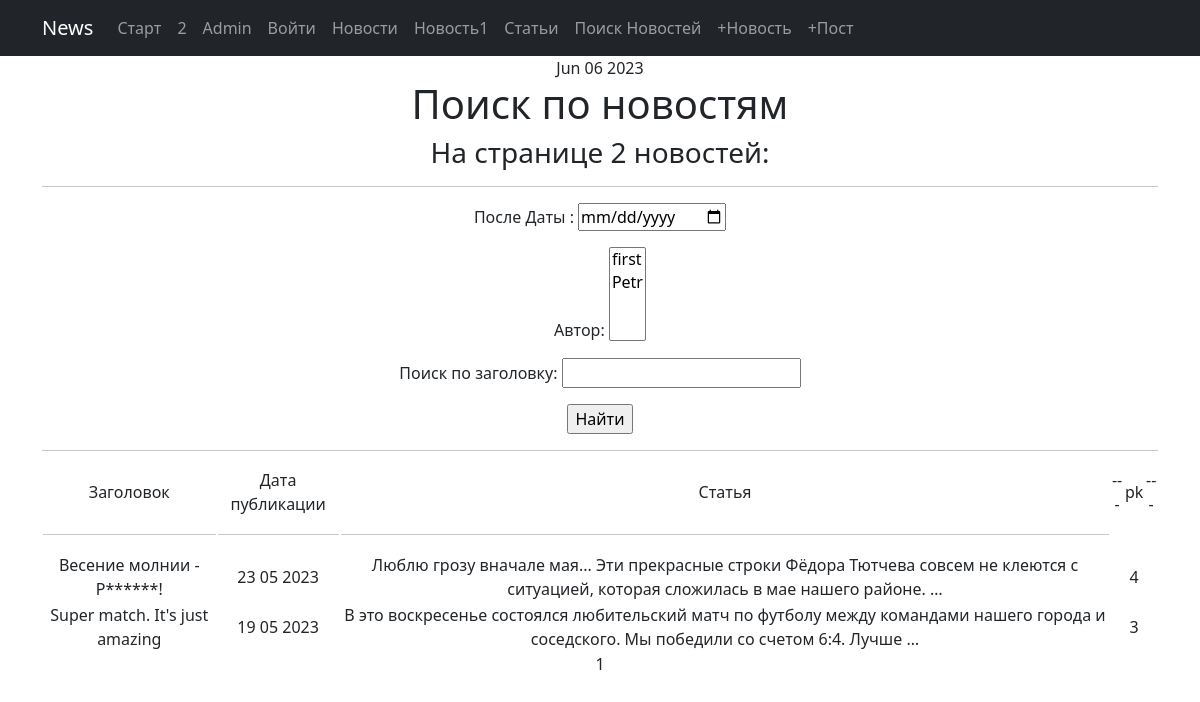
Page /news/search/ on the earlier database version.
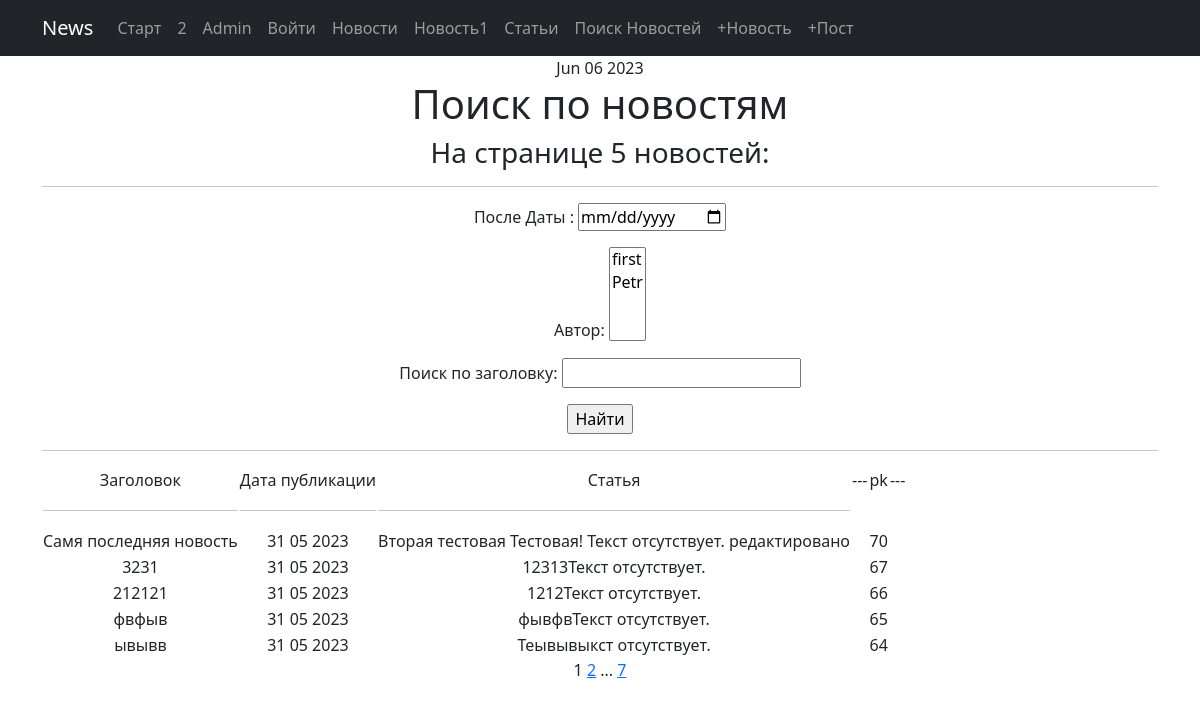
Same page on the later database version.
### News_Portal/models.py (models this page shows, shortened)
class Post(models.Model):
    article = 'AR'
    news = 'NE'
    POSITIONS = [
        (article, 'Статья'),
        (news, 'Новость')
    ]
    author = models.ForeignKey('Author', on_delete=models.CASCADE)  # связь «один ко многим» с моделью Author;
    position = models.CharField(max_length=2, choices=POSITIONS, default=article)  # «статья» или «новость»;
    date_time = models.DateTimeField(auto_now_add=True)  # автоматически добавляемая дата и время создания;
    category = models.ManyToManyField('Category', through='PostCategory')  # связь «многие ко многим»
    title = models.CharField(max_length=50, unique=True)  # заголовок статьи/новости;
    text = models.TextField(default="Текст отсутствует.")  # текст статьи/новости;
    ratio = models.IntegerField(default=0)  # рейтинг статьи/новости."

### News_Portal/views.py (the view)
# urls.py: path('search/', SearchNe.as_view()),
class SearchNe(ListView):
    queryset = Post.objects.filter(position='NE').order_by('-date_time')
    template_name = 'search.html'
    context_object_name = 'news_list'
    paginate_by = 5
    def get_queryset(self):
        queryset = super().get_queryset()
        self.filterset = PostFilter(self.request.GET, queryset)
        return self.filterset.qs
    def get_context_data(self, **kwargs):
        context = super().get_context_data(**kwargs)
        context['filterset'] = self.filterset
        return context

### News_Portal/models.py (called while the page is built)
    def __str__(self):
        return self.author_name

### News_Portal/templatetags/custom_filters.py (called while the page is built)
@register.filter()
def censor(some_text, bad=bad_words):
    if not isinstance(some_text, str):
        raise NotAString()
    for bad_word in bad:
        i = -2
        while i != -1:
            i = some_text.lower().find(bad_word)
            if i >= 0:
                some_text = some_text[0:i + 1] + '*' * (len(bad_word) - 1) + some_text[i + len(bad_word):]
                print(type(some_text))
    return some_text

### News_Portal/templatetags/custom_tags.py (called while the page is built)
@register.simple_tag()
def current_time(format_string='%b %d %Y'):
    return datetime.utcnow().strftime(format_string)

@register.simple_tag(takes_context=True)
def url_replace(context, **kwargs):
    d = context['request'].GET.copy()
    for k, v in kwargs.items():
        d[k] = v
    return d.urlencode()

### templates/search.html (shortened to what this page needs)
{% extends 'flatpages/default.html' %}
{% load custom_filters %}
{% load custom_tags %}
{% block content %}
    <h1>Поиск по новостям</h1>
    <h3>На странице {{ news_list|length }} новостей:       </h3>
    <hr>
   <form action="" method="get">
       {{ filterset.form.as_p }}
       <input type="submit" value="Найти" />
   </form>
   <hr>
    {% if news_list %}
        <table>
            <tr>
                <td>Заголовок </td>
                <td>Дата публикации  </td>
                <td>Статья</td>
                <td>---</td>
                <td>pk</td>
                <td>---</td>
            </tr>
            <tr>
                <td><hr></td>
                <td><hr></td>
                <td><hr></td>
            </tr>
            {% for post_ in news_list %}
                <tr>
                    <td>{{ post_.title|censor}}</td>
                    <td>{{ post_.date_time|date:' d m Y' }}</td>
                    <td>{{ post_.text|truncatewords:20|censor }}</td>
                    <td></td>
                    <td>{{ post_.pk }}</td>
                </tr>
            {% endfor %}
        </table>
    {% else %}
        <h2>Новостей нет!</h2>
    {% endif %}
   {{ page_obj.number }}
   {% if page_obj.has_next %}
        <a href="?{% url_replace page=page_obj.next_page_number %}">{{ page_obj.next_page_number }}</a>
       {% if paginator.num_pages != page_obj.next_page_number %}
           ...
            <a href="?{% url_replace page=page_obj.paginator.num_pages %}">{{ page_obj.paginator.num_pages }}</a>
       {% endif %}
   {% endif %}
{% endblock content %}

Differences in the rows shown:
no longer on this page (row unchanged): Post: title|censor "Весение молнии - Р******!", date_time "23 05 2023", text|censor "Люблю грозу вначале мая... Эти прекрасные строки Фёдора Тютчева совсем не клеются с ситуацией, которая сложилась в мае нашего районе. …", pk "4"
no longer on this page (row edited): Post: title|censor "Super match. It's just amazing", date_time "19 05 2023", text|censor "В это воскресенье состоялся любительский матч по футболу между командами нашего города и соседского. Мы победили со счетом 6:4. Лучше …", pk "3"
added Post: title|censor "Самя последняя новость", date_time "31 05 2023", text|censor "Вторая тестовая Тестовая! Текст отсутствует. редактировано", pk "70"
added Post: title|censor "3231", date_time "31 05 2023", text|censor "12313Текст отсутствует.", pk "67"
added Post: title|censor "212121", date_time "31 05 2023", text|censor "1212Текст отсутствует.", pk "66"
added Post: title|censor "фвфыв", date_time "31 05 2023", text|censor "фывфвТекст отсутствует.", pk "65"
added Post: title|censor "ывывв", date_time "31 05 2023", text|censor "Теывывыкст отсутствует.", pk "64"
Other differences:
{{ news_list|length }}: "2" → "5"
{{ page_obj.next_page_number }}: (not shown) → "2"
{{ page_obj.paginator.num_pages }}: (not shown) → "7"
